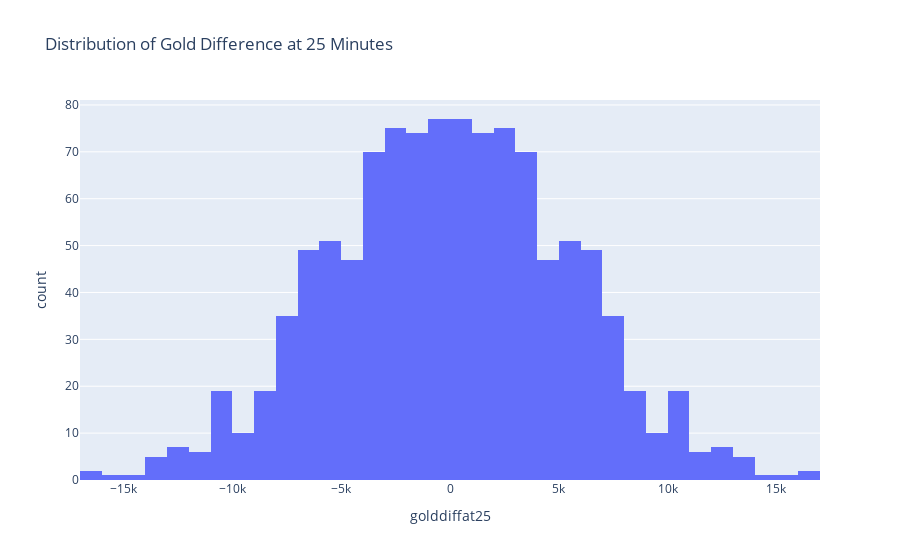

Notebook code for this chart:
### Code cell
px.histogram(
    df.dropna(subset=["golddiffat25"]),
    x="golddiffat25",
    title="Distribution of Gold Difference at 25 Minutes"
)

### Figure 1 — Plotly figure (JSON) as saved in the notebook; plotly's stock layout.template omitted (floating-point values rounded to 4 significant figures; data arrays with more than 128 entries replaced by an {"elided": "..."} marker saying what was removed)
{"data": [{"alignmentgroup": "True", "bingroup": "x", "hovertemplate": "golddiffat25=%{x}<br>count=%{y}<extra></extra>", "legendgroup": "", "marker": {"color": "#636efa", "pattern": {"shape": ""}}, "name": "", "offsetgroup": "", "orientation": "v", "showlegend": false, "type": "histogram", "x": {"elided": "1096 int values"}, "xaxis": "x", "yaxis": "y"}], "layout": {"autosize": true, "barmode": "relative", "legend": {"tracegroupgap": 0}, "title": {"text": "Distribution of Gold Difference at 25 Minutes"}, "xaxis": {"anchor": "y", "autorange": true, "domain": [0, 1], "range": [-17000.0, 17000.0], "title": {"text": "golddiffat25"}, "type": "linear"}, "yaxis": {"anchor": "x", "autorange": true, "domain": [0, 1], "range": [0, 81.05], "title": {"text": "count"}}}}
